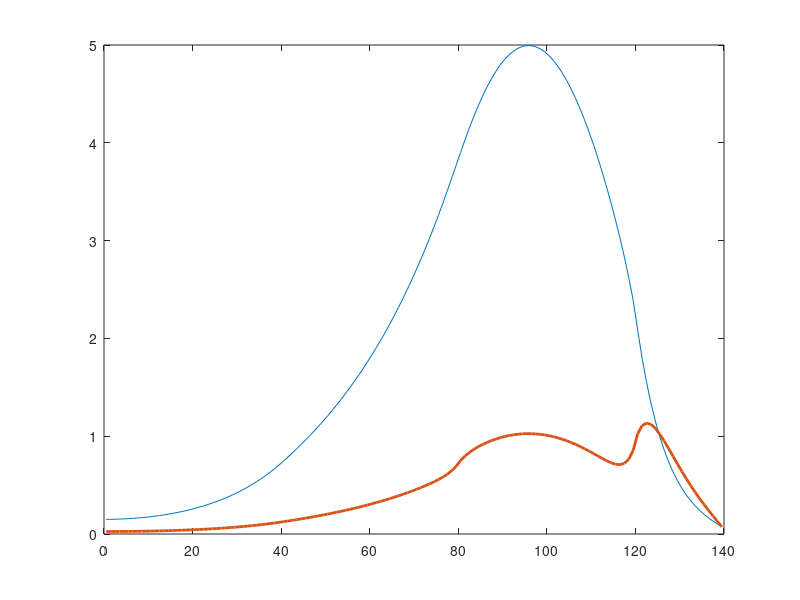

Reproduce this figure in MATLAB. (Note: this script raises an error after producing the figure.)
close all
clear all
clc

%% Exercise 4 - Optimization of loading pattern 
% ### Algorithm description ###

% The general script solves the problem for any INPUT loading pattern
% The permut script selects the solutions that respects the constraints
% The LUP and LLP scripts solve the initial and optimised configurations
% For the solution of the problem the following procedure was employed:

% ### PREPROCESSING - SELECTION, DATA AND MESH PROPERTIES ###

% SECTION 0 - selection of the configuration;
% SECTION 1 - Data
% - the data in the thermal and fast groups are stored in vectors
% - the index in the properties' vectors indicates the assembly type

% SECTION 2 - Building properties along the mesh
% - the properties are linked to mesh position accordingly to the chosen
%   assembly pattern, the procedure is repeated for diffusion properties,
%   total cross-sections, up and down scattering cross-sections and source
%   terms

% ### NUMERICAL SOLVER ###

% SECTION 3 - Construction of the matrix M and F
% - the beta coefficients are computed accordingly to the diffusion
%   properties along the mesh built in SECTION 2.
% - diagonals of the M1 and M2 matrices are built using for cycles
% - submatrices for group 1 and group 2 were built using diag properties
% - boundary conditions were set accordingly to information on the symmetry
%   of the system and on zero incoming current at the boundary for both
%   groups
% - %upscattering and downscattering terms are added
% - the F matrix is built accordingly to diag properties, considering both
%   the fast and thermal fission contribution

% SECTION 4 - Power Iteration scheme
% - set the first guess for flux and keff
% - set the source term according to the guess
% - solve the problem for the flux
% - use the flux to update keff accordingly to TP2 info
% - update the source term
% - compute the relative difference between keff at each iteration to set
%   the stop criteria

% SECTION 5 - Output and normalisation
% - output plots are produced
% - normalisation of the flux is carried out according to power info
%   as specified in the report and in TP4 intro slides

%% Info on Output
% All the output won't be shown in Command Window apart from those required
% in TP4 printouts + graphs 

%% SOLUTION FOR THE GIVEN LOW UNIFORMITY PATTERN
% code for the starting case in TP4 slides

%% SECTION 0 - STARTING POINT
%low uniformity pattern
% [3 3 2 2 1 1 4]

pattern= [3 3 2 2 1 1];
permut_pattern = perms(pattern);
permut_pattern = [permut_pattern, 4*ones(size(permut_pattern,1),1)];

%% SECTION 1 - Data

%geometric parameters for the definition of the core
a=120;
b=20;
tot= a+b;
ass=20;
h=1;
n_ass=ass/h;
nt=(a+b)/h; 
height= 400;

%ID 1
D1= [];
D1(1)= 1.48240;
D1(2)= 3.81380e-1;
sigma_a1= [];
sigma_a1(1)= 9.61590e-3;
sigma_a1(2)= 8.21530e-02;
nusigma_f1=[];
nusigma_f1(1)= 7.16950E-03;
nusigma_f1(2)= 1.40380E-01;
ksigma_f1=[];
ksigma_f1(1)= 9.17230E-14;
ksigma_f1(2)= 1.86440E-12;
sigma1_s1= [];
sigma1_s1(1)= 1.97880E-01;
sigma1_s1(2)= 1.73690E-02;
sigma1_s2= [];
sigma1_s2(1)= 1.62710E-03;
sigma1_s2(2)= 7.90230E-01;

%ID 2
D2= [];
D2(1)= 1.48540E+00;
D2(2)= 3.70450E-01;
sigma_a2= [];
sigma_a2(1)= 1.05770E-02;
sigma_a2(2)= 9.56160E-02;
nusigma_f2=[];
nusigma_f2(1)= 6.00220E-03;
nusigma_f2(2)= 1.42670E-01;
ksigma_f2=[];
ksigma_f2(1)= 7.44960E-14;
ksigma_f2(2)= 1.78730E-12;
sigma2_s1= [];
sigma2_s1(1)= 1.97470E-01;
sigma2_s1(2)= 1.63500E-02;
sigma2_s2= [];
sigma2_s2(1)= 1.84670E-03;
sigma2_s2(2)= 8.02350E-01;

%ID 3
D3= [];
D3(1)= 1.48500E+00;
D3(2)= 3.67600E-01;
sigma_a3= [];
sigma_a3(1)= 1.11090E-02;
sigma_a3(2)= 9.30040E-02;
nusigma_f3=[];
nusigma_f3(1)= 5.11280E-03;
nusigma_f3(2)= 1.27650E-01;
ksigma_f3=[];
ksigma_f3(1)= 6.19580E-14;
ksigma_f3(2)= 1.54970E-12;
sigma3_s1= [];
sigma3_s1(1)= 1.97540E-01;
sigma3_s1(2)= 1.58150E-02;
sigma3_s2= [];
sigma3_s2(1)= 1.81120E-03;
sigma3_s2(2)= 8.11960E-01;

%ID4
D4= [];
D4(1)= 1.20000E+00;
D4(2)= 4.00000E-01;
sigma_a4= [];
sigma_a4(1)= 1.00000E-03;
sigma_a4(2)= 2.00000E-02;
nusigma_f4=[];
nusigma_f4(1)= 0;
nusigma_f4(2)= 0;
ksigma_f4=[];
ksigma_f4(1)= 0;
ksigma_f4(2)= 0;
sigma4_s1= [];
sigma4_s1(1)= 2.51780E-01;
sigma4_s1(2)= 2.50000E-02;
sigma4_s2= [];
sigma4_s2(1)= 0.00000E+00;
sigma4_s2(2)= 8.13330E-01;

%% SECTION 2 - Building properties along the mesh

%vectors containing diffussion coefficients along the mesh

D_1t=[D3(1)*ones(n_ass,1); D3(1)*ones(n_ass,1); ...
    D2(1)*ones(n_ass,1); D2(1)*ones(n_ass,1); ...
    D1(1)*ones(n_ass,1); D1(1)*ones(n_ass,1); ...
    D4(1)*ones(n_ass,1)];
D_2t=[D3(2)*ones(n_ass,1); D3(2)*ones(n_ass,1); ...
    D2(2)*ones(n_ass,1); D2(2)*ones(n_ass,1); ...
    D1(2)*ones(n_ass,1); D1(2)*ones(n_ass,1); ...
    D4(2)*ones(n_ass,1)];

%vectors containing removal cross-sections along the mesh

sigma_t1=[(sigma_a3(1)+ sigma3_s1(2))*ones(n_ass,1); ...
          (sigma_a3(1)+ sigma3_s1(2))*ones(n_ass,1); ...
         (sigma_a2(1)+ sigma2_s1(2))*ones(n_ass,1); ...
         (sigma_a2(1)+ sigma2_s1(2))*ones(n_ass,1); ...
         (sigma_a1(1)+ sigma1_s1(2))*ones(n_ass,1); ...
         (sigma_a1(1)+ sigma1_s1(2))*ones(n_ass,1); ...
         (sigma_a4(1)+ sigma4_s1(2))*ones(n_ass,1)]; ...
sigma_t2=[(sigma_a3(2)+ sigma3_s2(1))*ones(n_ass,1); ...
          (sigma_a3(2)+ sigma3_s2(1))*ones(n_ass,1); ...
         (sigma_a2(2)+ sigma2_s2(1))*ones(n_ass,1); ...
         (sigma_a2(2)+ sigma2_s2(1))*ones(n_ass,1); ...
         (sigma_a1(2)+ sigma1_s2(1))*ones(n_ass,1); ...
         (sigma_a1(2)+ sigma1_s2(1))*ones(n_ass,1); ...
         (sigma_a4(2)+ sigma4_s2(1))*ones(n_ass,1)];


%explicit construction of the beta coefficients
beta_plus1t=zeros(1,nt);
beta_plus2t=zeros(1,nt);

for i=1:(nt-1) %Definition of Beta i+1
        beta_plus1t(i+1)=1.*2*D_1t(i)*D_1t(i+1)/(D_1t(i+1)+D_1t(i));
        beta_plus2t(i+1)=1.*2*D_2t(i)*D_2t(i+1)/(D_2t(i+1)+D_2t(i));
end

beta_minus1t=zeros(1,nt);
beta_minus2t=zeros(1,nt);

for i=2:nt %Definition of Beta i-1
        beta_minus1t(i-1)=1.*2*D_1t(i)*D_1t(i-1)/(D_1t(i-1)+D_1t(i));
        beta_minus2t(i-1)=1.*2*D_2t(i)*D_2t(i-1)/(D_2t(i-1)+D_2t(i));
end

%% SECTION 3 - Building matrix M and F

M1t=zeros(nt,nt);
M2t= zeros(nt,nt);

%MATRIX GROUP 1
for i=2:(nt-1)
    M1t(i,i)= (beta_plus1t(i+1)+ beta_minus1t(i-1))/h^2 + sigma_t1(i); %ragiona su questo sigma
    M1t(i,i+1)= -beta_plus1t(i+1)/h^2;
    M1t(i,i-1)= -beta_minus1t(i-1)/h^2;
end


%setting the boundary conditions
BC1t= 0.5*(1/(h/(4*D4(1)) + 1));

%boundary condition + filling the matrix holes due to for cycle
%construction
M1t(1,1)= beta_plus1t(2)/h^2 + sigma_t1(1);
M1t(1,2)= M1t(2,3);
M1t(nt,nt)= (BC1t*h + beta_minus1t(end-1))/h^2 + sigma_t1(end);
M1t(nt,nt-1)= M1t(nt-1,nt-2);

%MATRIX GROUP 2
for i=2:(nt-1)
    M2t(i,i)= (beta_plus2t(i+1)+ beta_minus2t(i-1))/h^2 + sigma_t2(i); %ragiona su questo sigma
    M2t(i,i+1)= -beta_plus2t(i+1)/h^2;
    M2t(i,i-1)= -beta_minus2t(i-1)/h^2;
end

%setting the boundary conditions
BC2t= 0.5*(1/(h/(4*D4(2)) + 1));

%boundary condition + filling the matrix holes due to for cycle
%construction
M2t(1,1)= beta_plus2t(2)/h^2 + sigma_t2(1);
M2t(1,2)=M2t(2,3);
M2t(nt,nt)= (BC2t*h + beta_minus2t(end-1))/h^2 + sigma_t2(end);
M2t(nt,nt-1)= M2t(nt-1,nt-2);

%There is a need to concatenate the two matrices
%since the flux vector will now accomodate the two groups
Mt= zeros(2*nt,2*nt);
Mt= [M1t, zeros(nt,nt); zeros(nt,nt), M2t];

%we need to account for the downscattering term from group1 to group2
down_scatter_t= [-sigma3_s1(2)*ones(n_ass,1); -sigma3_s1(2)*ones(n_ass,1); ...
    -sigma2_s1(2)*ones(n_ass,1); -sigma2_s1(2)*ones(n_ass,1); ...
    -sigma1_s1(2)*ones(n_ass,1); -sigma1_s1(2)*ones(n_ass,1); ...
    -sigma4_s1(2)*ones(n_ass,1)] ;

%we need to account for the upscattering term from group2 to group1
up_scatter_t= [-sigma3_s2(1)*ones(n_ass,1); -sigma3_s2(1)*ones(n_ass,1); ...
    -sigma2_s2(1)*ones(n_ass,1); -sigma2_s2(1)*ones(n_ass,1); ...
    -sigma1_s2(1)*ones(n_ass,1); -sigma1_s2(1)*ones(n_ass,1); ...
    -sigma4_s2(1)*ones(n_ass,1)] ;

Mt= Mt + diag(down_scatter_t, -nt) + diag(up_scatter_t, nt);

%% Costruction of the F matrix 
ff= [(nusigma_f3(1))*ones(n_ass,1); (nusigma_f3(1))*ones(n_ass,1); ...
    (nusigma_f2(1))*ones(n_ass,1); (nusigma_f2(1))*ones(n_ass,1); ...
    (nusigma_f1(1))*ones(n_ass,1); (nusigma_f1(1))*ones(n_ass,1); ...
    (nusigma_f4(1))*ones(n_ass,1)];
kf1= [(ksigma_f3(1))*ones(n_ass,1); (ksigma_f3(1))*ones(n_ass,1); ...
    (ksigma_f2(1))*ones(n_ass,1); (ksigma_f2(1))*ones(n_ass,1); ...
    (ksigma_f1(1))*ones(n_ass,1); (ksigma_f1(1))*ones(n_ass,1); ...
    (ksigma_f4(1))*ones(n_ass,1)];
ff= [ff; zeros(nt,1)];
tf= [(nusigma_f3(2))*ones(n_ass,1); (nusigma_f3(2))*ones(n_ass,1); ...
    (nusigma_f2(2))*ones(n_ass,1); (nusigma_f2(2))*ones(n_ass,1); ...
    (nusigma_f1(2))*ones(n_ass,1); (nusigma_f1(2))*ones(n_ass,1); ...
    (nusigma_f4(2))*ones(n_ass,1)];
kf2= [(ksigma_f3(2))*ones(n_ass,1); (ksigma_f3(2))*ones(n_ass,1); ...
    (ksigma_f2(2))*ones(n_ass,1); (ksigma_f2(2))*ones(n_ass,1); ...
    (ksigma_f1(2))*ones(n_ass,1); (ksigma_f1(2))*ones(n_ass,1); ...
    (ksigma_f4(2))*ones(n_ass,1)];
Ft= zeros(2*nt,2*nt);
Ft= Ft + diag(ff,0) + diag(tf,nt);

%% Section 4 - Power Iteration method
% 
%first guess 
phi=[];
k=[];
S=zeros(2*nt,2*nt);
epsilon= 1e-7;
% 
% set the first guess
diff=1;
it=1;
k(1)=1;
phi(:,1)=ones(2*nt,1);
S(:,1)= 1/k(1)*Ft*phi(:,1);


while (diff > epsilon)
phi(:,it+1)= Mt\S(:,it);
%k(it+1)= k(it)*sum(Ft*phi(:,it+1))/sum(Ft *phi(:,it)); %option 2 for convergence
k(it+1)= k(it)*sum(phi(:,it+1))/sum(phi(:,it)); %option 1 for convergence
S(:,it+1)= 1/k(it+1)*Ft*phi(:,it+1);
diff= abs((k(it+1)-k(it))/(k(it+1)));
it= it+1;
end 

%% "Exact solution" for comparison
% % analytical solution for comparison keff
% input2= Mt\Ft;
% [PHIt, KEFF_anal_t]= eigs(input2);
% keff_t= KEFF_anal_t(1,1);



%% Section 5 - Output and normalisation
pos_t= [0.5:1:139.5];

% figure(2)
% plot(pos_t,PHIt((1:140),end),pos_t,PHIt((141:280),end), 'linewidth', 2)
% title('Analytical solution')
% legend('Flux Analytical Group 1', 'Flux Analytical Group 2','Location','NorthEast')
% grid on

figure(1)
plot(pos_t,phi((1:140),end),pos_t,phi((141:280),end), 'linewidth', 2)
xline(20, 'r--')
xline(40, 'r--')
xline(60, 'b--')
xline(80, 'b--')
xline(100, 'g--')
xline(120, 'g--')
xline(140, 'k--')
title('Numerical solution - Low-non uniformity pattern')
legend('Flux Numerical Group 1', 'Flux Numerical Group 2', 'Assembly 3', ...
    'Assembly 3', 'Assembly 2', 'Assembly 2', 'Assembly 1', ' Assembly 1', ...
    'Reflector', 'Location','NorthWest', 'FontSize', 6)
grid on


%% NORMALISATION PROCEDURE
P=[];
for i= 1:140
    P(i)= height*1*(kf1(i)*phi(i,end) + kf2(i)*phi((i+140),end));
end

P_tot= sum(P);

%relative power computation
P_mean= P_tot/120;
P_rel= P/P_mean;
Peak= max(P_rel);

%normalization factor
F_norm= (45e6)/P_tot;

%normalized flux
phi_norm= F_norm*phi(:,end);

%% PLOTTING - NORMALIZED FLUX
figure(2)
plot(pos_t,phi_norm((1:140),end),pos_t,phi_norm((141:280),end), 'linewidth', 2)
xline(20, 'r--', 'linewidth', 2);
xline(40, 'r--', 'linewidth', 2);
xline(60, 'b--', 'linewidth', 2);
xline(80, 'b--', 'linewidth', 2);
xline(100, 'g--', 'linewidth', 2);
xline(120, 'g--', 'linewidth', 2);
xline(140, 'k--', 'linewidth', 2);
title('Normalised solution - Low non-uniformity pattern')
legend('Flux Normalised Group 1', 'Flux Normalised Group 2', 'Assembly 3', ...
    'Assembly 3', 'Assembly 2', 'Assembly 2', 'Assembly 1', ' Assembly 1', ...
    'Reflector', 'Location','NorthWest', 'FontSize', 6)
grid on
% saveas(gcf,'LUP_flux.png')
% saveas(gcf,'LUP_flux','epsc')

%% PLOTTING - RELATIVE POWER
figure(3)
plot(pos_t,P_rel, 'linewidth', 3)
xline(20, 'r--', 'linewidth', 2);
xline(40, 'r--', 'linewidth', 2);
xline(60, 'b--', 'linewidth', 2);
xline(80, 'b--', 'linewidth', 2);
xline(100, 'g--', 'linewidth', 2);
xline(120, 'g--', 'linewidth', 2);
xline(140, 'k--', 'linewidth', 2);
title('Relative power - Low non-uniformity pattern')
legend('Relative Power', 'Assembly 3', ...
    'Assembly 3', 'Assembly 2', 'Assembly 2', 'Assembly 1', ' Assembly 1', ...
    'Reflector', 'Location','NorthWest', 'FontSize', 6)
grid on
% saveas(gcf,'LUP_relativepower.png')
% saveas(gcf,'LUP_relativepower','epsc')

%% HINT PARAMETERS

format long
disp('SOLUTION FOR THE LOW-NON UNIFORMITY PATTERN:')
disp('Number of iterations:')
it
disp('The solution in 10.5 for normalised flux FAST:')
phi_norm(11,end)
disp('The solution in 10.5 for normalised flux THERMAL:')
phi_norm(151,end)
disp('The fast flux at the reflector boundary:')
phi_norm(140, end)
disp('Keff is:')
k(end)
disp('Peak power relative to the average:')
Peak


